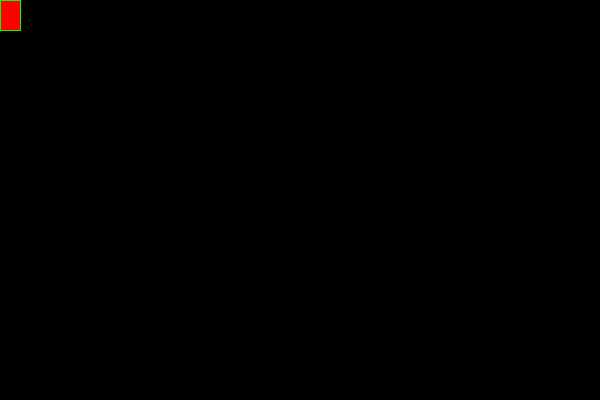
Frame 1 (no input)
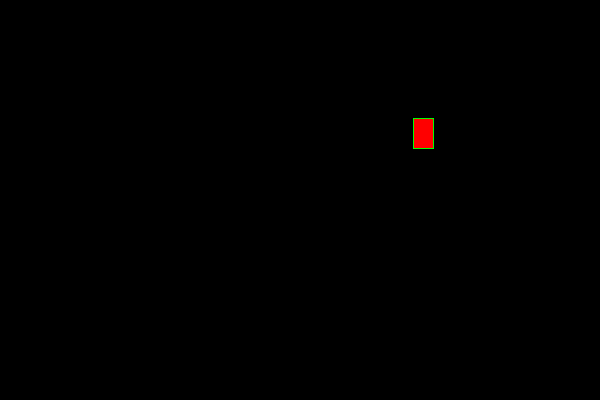
Frame 60 (the mouse pressed at the canvas centre just before this capture)
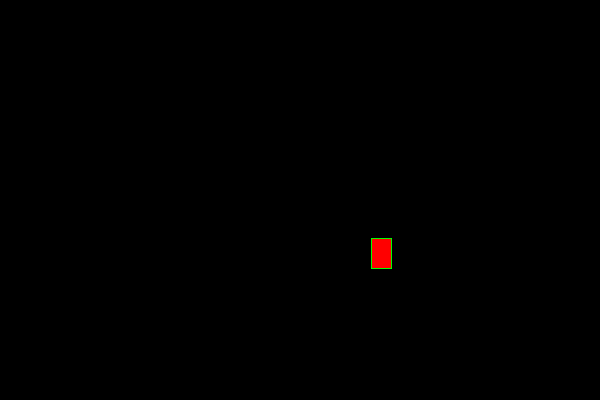
Frame 120 (the mouse held since frame 60 and released just before this capture)

The Processing sketch that drew these frames (run headless with seeded random() and noise(); from frame 60 on, the mouse is pressed at the canvas centre):

// Processing sketch: bouncingbox
// ── bouncingbox.pde
void setup() {
  size(600,400);
  fill(255,0,0);
  stroke(0,255,0);
}

int x = 0;
int y = 0;
int dx = 7, dy = 2;
void draw()  {
  background(0);
  rect(x,y,20,30);
  x += dx;
  y += dy;
  if (x < 0 || x >= width)
    dx = -dx;
  if(y < 0 || y >= height)
    dy = -dy;
}
